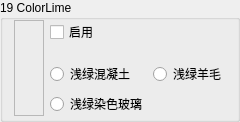
                 <widget class="QGroupBox" name="Base19">
                  <property name="sizePolicy">
                   <sizepolicy hsizetype="Expanding" vsizetype="Minimum">
                    <horstretch>0</horstretch>
                    <verstretch>0</verstretch>
                   </sizepolicy>
                  </property>
                  <property name="minimumSize">
                   <size>
                    <width>30</width>
                    <height>0</height>
                   </size>
                  </property>
                  <property name="maximumSize">
                   <size>
                    <width>16777215</width>
                    <height>16777215</height>
                   </size>
                  </property>
                  <property name="autoFillBackground">
                   <bool>true</bool>
                  </property>
                  <property name="title">
                   <string>19 ColorLime</string>
                  </property>
                  <property name="flat">
                   <bool>false</bool>
                  </property>
                  <layout class="QGridLayout" name="gridLayout_42">
                   <property name="topMargin">
                    <number>0</number>
                   </property>
                   <property name="bottomMargin">
                    <number>3</number>
                   </property>
                   <item row="0" column="1">
                    <widget class="QCheckBox" name="Enable19">
                     <property name="sizePolicy">
                      <sizepolicy hsizetype="Expanding" vsizetype="Fixed">
                       <horstretch>0</horstretch>
                       <verstretch>0</verstretch>
                      </sizepolicy>
                     </property>
                     <property name="text">
                      <string>启用</string>
                     </property>
                    </widget>
                   </item>
                   <item row="0" column="2">
                    <spacer name="horizontalSpacer_31">
                     <property name="orientation">
                      <enum>Qt::Horizontal</enum>
                     </property>
                     <property name="sizeHint" stdset="0">
                      <size>
                       <width>40</width>
                       <height>20</height>
                      </size>
                     </property>
                    </spacer>
                   </item>
                   <item row="3" column="1">
                    <widget class="QRadioButton" name="is19Concrete">
                     <property name="text">
                      <string>浅绿混凝土</string>
                     </property>
                     <property name="icon">
                      <iconset resource="BlockTextures.qrc">
                       <normaloff>:/new/Textures/Slope/block/lime_concrete.png</normaloff>:/new/Textures/Slope/block/lime_concrete.png</iconset>
                     </property>
                    </widget>
                   </item>
                   <item row="3" column="2">
                    <widget class="QRadioButton" name="is19Wool">
                     <property name="text">
                      <string>浅绿羊毛</string>
                     </property>
                     <property name="icon">
                      <iconset resource="BlockTextures.qrc">
                       <normaloff>:/new/Textures/Slope/block/lime_wool.png</normaloff>:/new/Textures/Slope/block/lime_wool.png</iconset>
                     </property>
                    </widget>
                   </item>
                   <item row="4" column="1">
                    <widget class="QRadioButton" name="is19StainedGlass">
                     <property name="text">
                      <string>浅绿染色玻璃</string>
                     </property>
                     <property name="icon">
                      <iconset resource="BlockTextures.qrc">
                       <normaloff>:/new/Textures/Slope/block/lime_stained_glass.png</normaloff>:/new/Textures/Slope/block/lime_stained_glass.png</iconset>
                     </property>
                    </widget>
                   </item>
                   <item row="0" column="0" rowspan="5">
                    <widget class="QLabel" name="Color19">
                     <property name="minimumSize">
                      <size>
                       <width>30</width>
                       <height>0</height>
                      </size>
                     </property>
                     <property name="font">
                      <font>
                       <family>微软雅黑</family>
                       <pointsize>9</pointsize>
                      </font>
                     </property>
                     <property name="frameShape">
                      <enum>QFrame::StyledPanel</enum>
                     </property>
                     <property name="text">
                      <string/>
                     </property>
                    </widget>
                   </item>
                  </layout>
                 </widget>
